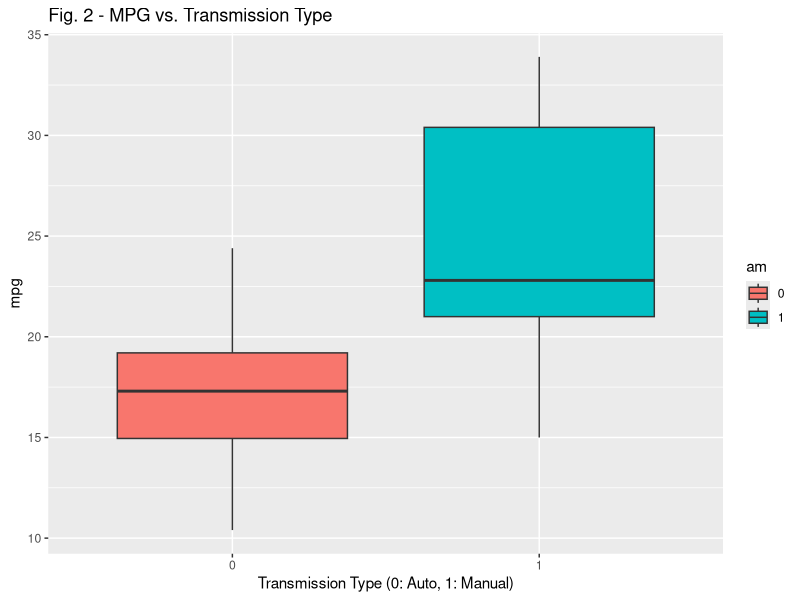
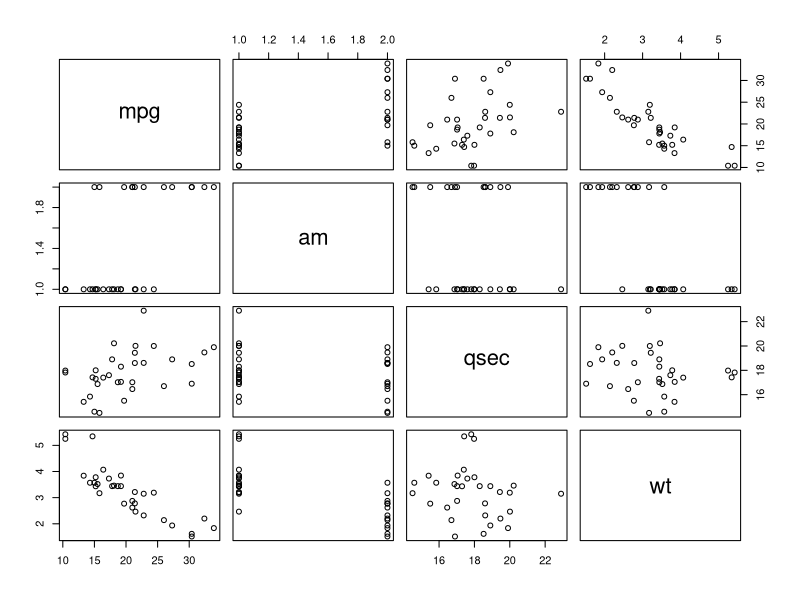
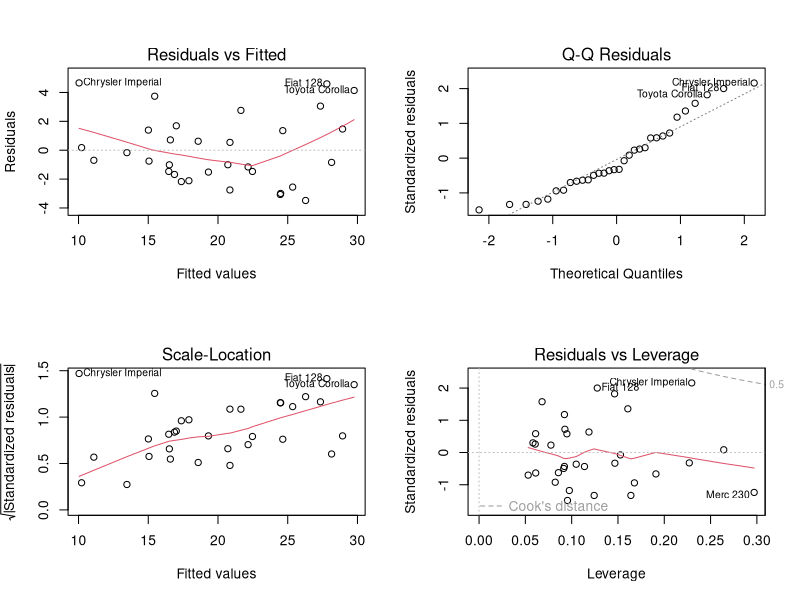

The R source for these figures, in order:
## ---- chunk 1
data(mtcars)
mtcars$am <- as.factor(mtcars$am)
mtcars$cyl <- as.factor(mtcars$cyl) 
mtcars$vs <- as.factor(mtcars$vs) 
require(ggplot2)
## ---- chunk 2
base.lm <- lm(mpg ~ am, data = mtcars)

summary(base.lm)$coef
## ---- chunk 3
base.lm.all <- lm(mpg ~ . ,data = mtcars)

best.lm <- step(base.lm.all, direction = "backward")
## ---- chunk 4
summary(base.lm.all)$coef
## ---- chunk 5
summary(best.lm)$coef
## ---- chunk 6
anova(base.lm.all, base.lm, best.lm)
## ---- chunk 7
print("MPG:")
summary(mtcars$mpg)
print("Transmission:")
summary(mtcars$am)
print("Vehicle Weight:")
summary(mtcars$wt)
print("Quarter-mile Time:")
summary(mtcars$qsec)
## ---- chunk 8
g_am <- ggplot(data = mtcars, aes(x = am, y = mpg))
g_am <- g_am + geom_boxplot(aes(fill = am)) + xlab("Transmission Type (0: Auto, 1: Manual)") 
g_am <- g_am + ggtitle("Fig. 2 - MPG vs. Transmission Type")
g_am
## ---- chunk 9
pairs(mpg ~ am + qsec + wt , data = mtcars)
## ---- chunk 10

par(mfrow=c(2,2))
plot(best.lm)
